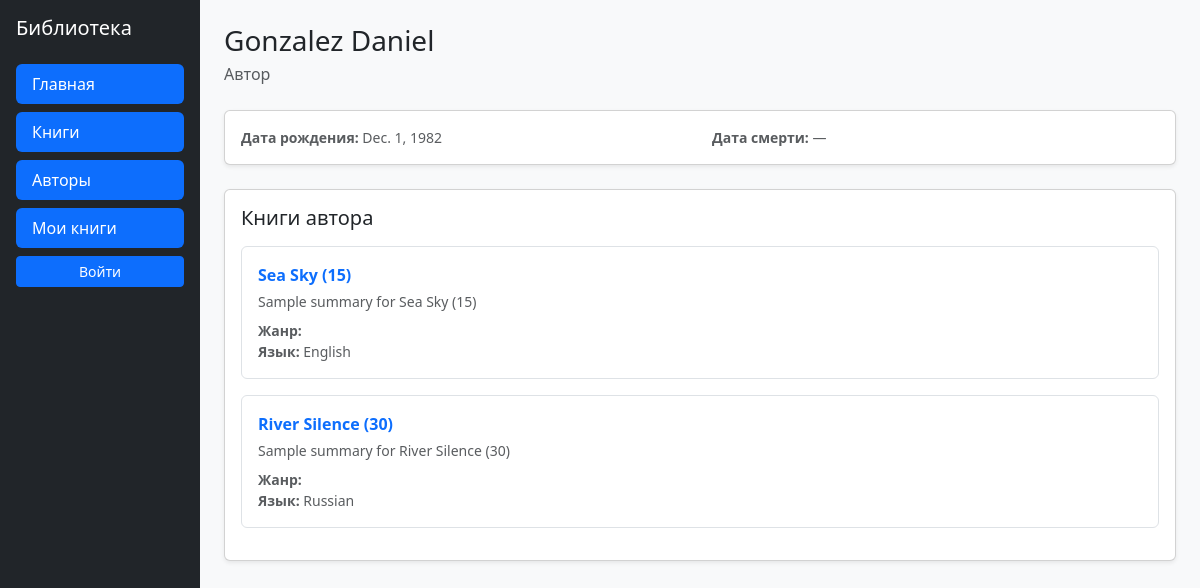
Page /catalog/author_detail/31 on the committed database.
### catalog/models.py (models this page shows, shortened)
class Author(models.Model):
    first_name = models.CharField(max_length=100)
    last_name = models.CharField(max_length=100)
    date_of_birth = models.DateField(null=True, blank=True)
    date_of_death = models.DateField('Died', null=True, blank=True)
    class Meta:
        ordering = ['last_name']

class Book(models.Model):
    title = models.CharField(max_length=200)
    author = models.ForeignKey('Author', on_delete=models.SET_NULL, null=True)
    summary = models.TextField(max_length=1000, help_text='Введите краткое содержание')
    isbn = models.CharField('ISBN', max_length=13, help_text='Введите 13-значный ISBN код')
    genre = models.ManyToManyField(Genre, help_text='Выберите жанр')
    language = models.ForeignKey('Language', on_delete=models.SET_NULL, null=True)
    def get_absolute_url(self):
        return reverse("book_detail", kwargs={'pk': self.pk})
    def dislpay_genre(self):
        return ', '.join([genre.name for genre in self.genre.all()[:3]])
    dislpay_genre.short_description = 'Genre'

class Language(models.Model):
    lang = models.CharField(max_length=50, unique=True, help_text='Введите язык книги')
    def __str__(self):
        return self.lang

### catalog/views.py (the view)
# urls.py: path('author_detail/<int:pk>', views.AuthorDetailView.as_view(), name='author_detail'),
class AuthorDetailView(generic.DetailView):
    model = Author
    template_name = 'catalog/author_detail.html'

### catalog/templates/catalog/author_detail.html
{% extends "catalog/base.html" %}
{% block content %}
<div class="mb-4">
  <h1 class="h3 mb-1">
    {{ author.last_name }} {{ author.first_name }}
  </h1>
  <div class="text-muted">
    Автор
  </div>
</div>
<div class="card shadow-sm mb-4">
  <div class="card-body">
    <div class="row small text-muted">
      <div class="col-md-6">
        <strong>Дата рождения:</strong>
        {{ author.date_of_birth|default:"—" }}
      </div>
      <div class="col-md-6">
        <strong>Дата смерти:</strong>
        {{ author.date_of_death|default:"—" }}
      </div>
    </div>
  </div>
</div>
<div class="card shadow-sm">
  <div class="card-body">
    <h2 class="h5 mb-3">Книги автора</h2>
    {% if author.book_set.all %}
      {% for book in author.book_set.all %}
        <div class="border rounded p-3 mb-3">
          <div class="fw-semibold mb-1">
            <a href="{{ book.get_absolute_url }}"
               class="text-decoration-none">
              {{ book.title }}
            </a>
          </div>
          <p class="small text-muted mb-2">
            {{ book.summary }}
          </p>
          <div class="small text-muted">
            <div><strong>Жанр:</strong> {{ book.display_genre }}</div>
            <div><strong>Язык:</strong> {{ book.language }}</div>
          </div>
        </div>
      {% endfor %}
    {% else %}
      <div class="alert alert-secondary mb-0">
        У автора нет книг
      </div>
    {% endif %}
  </div>
</div>
{% endblock %}

### rows in the picture
Author: last_name "Gonzalez", first_name "Daniel", date_of_birth "Dec. 1, 1982", date_of_death "—"
Book: title "Sea Sky (15)", summary "Sample summary for Sea Sky (15)", language "English"
Book: title "River Silence (30)", summary "Sample summary for River Silence (30)", language "Russian"
